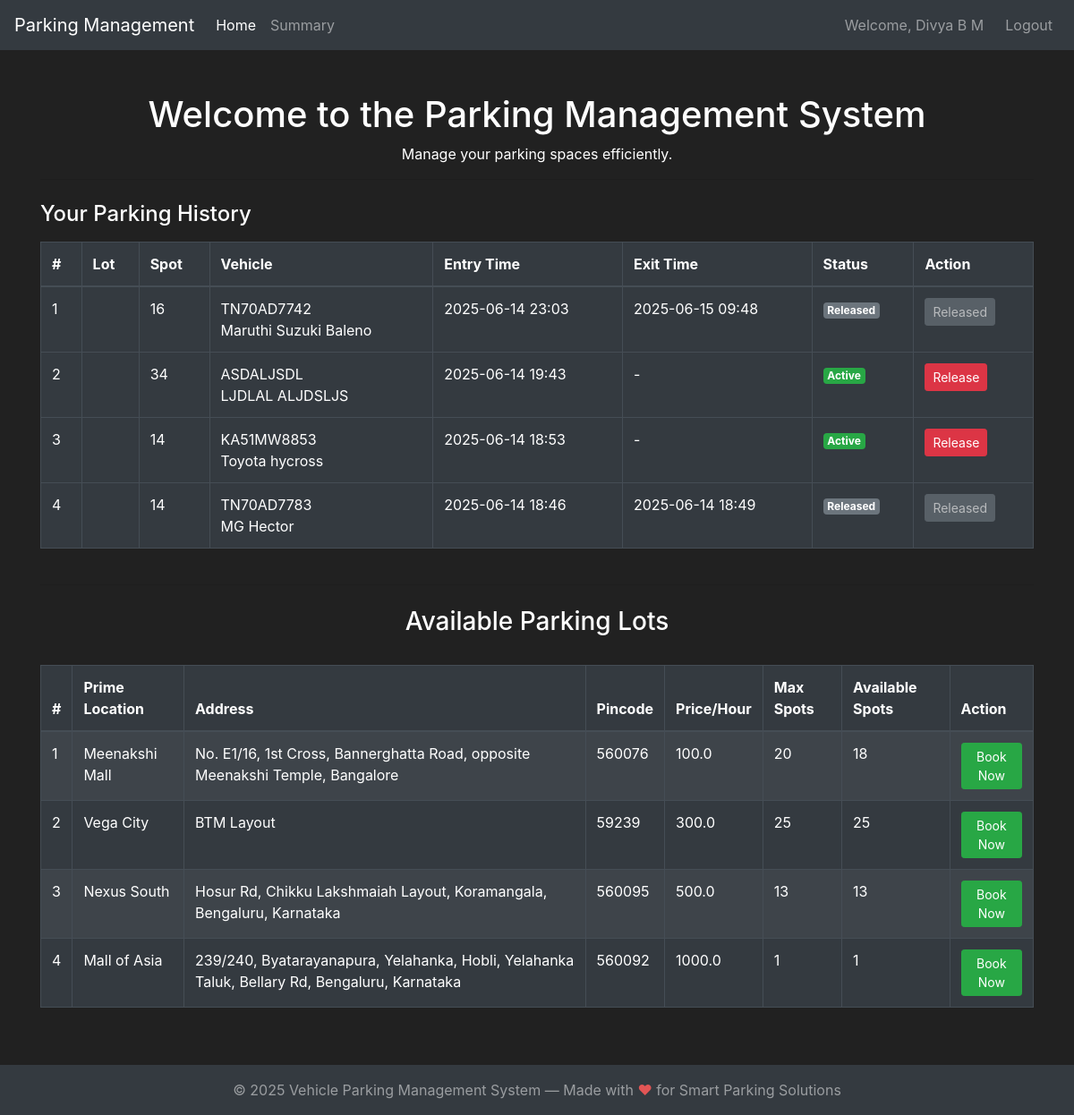
Before: / (signed in) with the older database file.
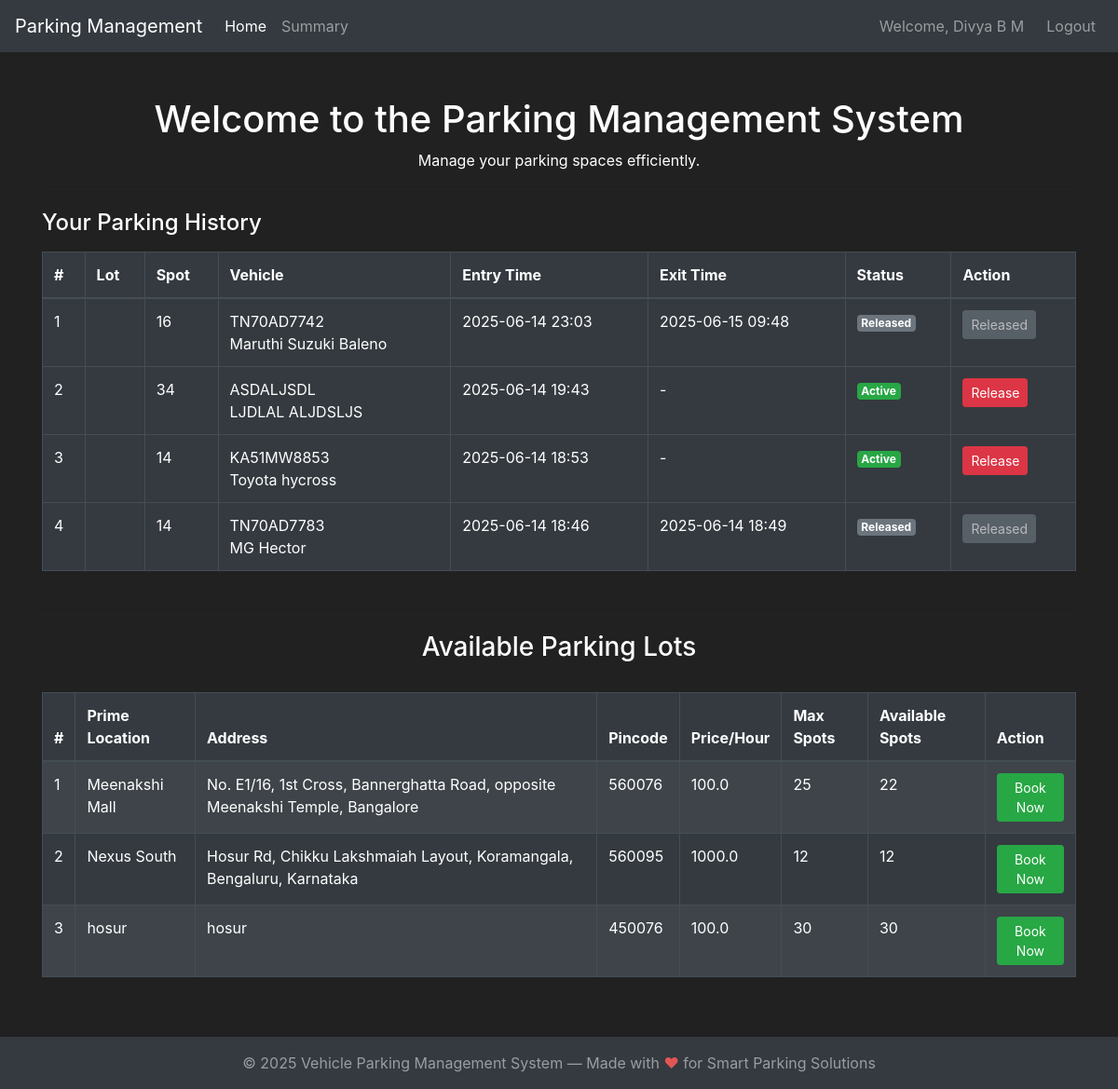
After: the same page with the newer database file.
### parkingManagement/modals.py (models this page shows, shortened)
class User(db.Model, UserMixin):
    id = db.Column(db.Integer(), primary_key=True)
    username = db.Column(db.String(length=30), nullable=False, unique=True)
    password_hash = db.Column(db.String(length=128), nullable=False)
    emailId = db.Column(db.String(length=50), nullable=False, unique=True)
    name = db.Column(db.String(length=50), nullable=False)
    address = db.Column(db.String(length=100), nullable=False)
    pincode = db.Column(db.String(length=10), nullable=False)
    @property
    def password(self):
        raise AttributeError('Password is not a readable attribute.')

class Booking(db.Model):
    id = db.Column(db.Integer(), primary_key=True)
    spot_id = db.Column(db.Integer(), db.ForeignKey('parking_spot.id'), nullable=False)
    user_id = db.Column(db.Integer(), db.ForeignKey('user.id'), nullable=False)
    entry_time = db.Column(db.DateTime(), nullable=False)
    exit_time = db.Column(db.DateTime(), nullable=True)
    vehicle_number = db.Column(db.String(length=20), nullable=False)
    vehicle_brand = db.Column(db.String(length=30), nullable=False)
    vehicle_model = db.Column(db.String(length=30), nullable=False)
    cost = db.Column(db.Float(), nullable=False)

class ParkingLot(db.Model):
    id = db.Column(db.Integer(), primary_key=True)
    prime_location = db.Column(db.String(length=100), nullable=False)
    address = db.Column(db.String(length=100), nullable=False)
    pincode = db.Column(db.String(length=10), nullable=False)
    price_per_hour = db.Column(db.Float(), nullable=False)
    max_spots = db.Column(db.Integer(), nullable=False)
    revenue_per_lot = db.Column(db.Float(), nullable=False)

### parkingManagement/controllers.py (the view)
@app.route('/')
def home_page():
    if not current_user.is_authenticated:
        return render_template('public_home.html', active_page='home')
    parking_lots = ParkingLot.query.all()
    booking_form = BookingForm()
    user_history = []
    allocated_spot = session.pop('allocated_spot', None)
    allocated_lot = session.pop('allocated_lot', None)
    lots_with_occupied = []
    for lot in parking_lots:
        occupied_spots = ParkingSpot.query.filter_by(parking_lot_id=lot.id, status='occupied').count()
        lot_dict = lot.__dict__.copy()
        lot_dict['occupied_spots'] = occupied_spots
        lots_with_occupied.append(lot_dict)
    if current_user.is_authenticated:
        user_history = Booking.query.filter_by(user_id=current_user.id).order_by(Booking.entry_time.desc()).all()
    return render_template(
        'home.html',
        active_page='home',
        parking_lots=lots_with_occupied,
        booking_form=booking_form,
        user_history=user_history,
        allocated_spot=allocated_spot,
        allocated_lot=allocated_lot
    )

### parkingManagement/modals.py (called while the page is built)
@login_manager.user_loader
def load_user(user_id):
    return User.query.get(int(user_id))

### parkingManagement/templates/home.html (shortened to what this page needs)
{% extends 'base.html' %}
{% block content %}
    <div class="container mt-5">
        <h1 class="text-center">Welcome to the Parking Management System</h1>
        <p class="text-center">Manage your parking spaces efficiently.</p>
        {% if user_history %}
        <hr>
        <h4 class="mt-4 mb-3">Your Parking History</h4>
        <div class="table-responsive mb-4">
            <table class="table table-dark table-bordered">
                <thead>
                    <tr>
                        <th>#</th>
                        <th>Lot</th>
                        <th>Spot</th>
                        <th>Vehicle</th>
                        <th>Entry Time</th>
                        <th>Exit Time</th>
                        <th>Status</th>
                        <th>Action</th>
                    </tr>
                </thead>
                <tbody>
                    {% for booking in user_history %}
                    <tr>
                        <td>{{ loop.index }}</td>
                        <td>{{ booking.spot_id and booking.spot.parking_lot_id and booking.spot.parking_lot.prime_location if booking.spot and booking.spot.parking_lot else '' }}</td>
                        <td>{{ booking.spot_id }}</td>
                        <td>{{ booking.vehicle_number }}<br>{{ booking.vehicle_brand }} {{ booking.vehicle_model }}</td>
                        <td>{{ booking.entry_time.strftime('%Y-%m-%d %H:%M') if booking.entry_time else '' }}</td>
                        <td>{{ booking.exit_time.strftime('%Y-%m-%d %H:%M') if booking.exit_time else '-' }}</td>
                        <td>
                            {% if booking.exit_time %}
                                <span class="badge badge-secondary">Released</span>
                            {% else %}
                                <span class="badge badge-success">Active</span>
                            {% endif %}
                        </td>
                        <td>
                            {% if not booking.exit_time %}
                            <button type="button" class="btn btn-danger btn-sm release-btn" data-booking-id="{{ booking.id }}">Release</button>
                            {% else %}
                                <button class="btn btn-secondary btn-sm" disabled>Released</button>
                            {% endif %}
                        </td>
                    </tr>
                    {% endfor %}
                </tbody>
            </table>
        </div>
        {% endif %}
        <hr>
        <h3 class="text-center mt-4 mb-3">Available Parking Lots</h3>
        <div class="table-responsive">
            <table class="table table-dark table-striped table-bordered mt-3">
                <thead>
                    <tr>
                        <th>#</th>
                        <th>Prime Location</th>
                        <th>Address</th>
                        <th>Pincode</th>
                        <th>Price/Hour</th>
                        <th>Max Spots</th>
                        <th>Available Spots</th>
                        <th>Action</th>
                    </tr>
                </thead>
                <tbody>
                    {% for lot in parking_lots %}
                    <tr>
                        <td>{{ loop.index }}</td>
                        <td>{{ lot.prime_location }}</td>
                        <td>{{ lot.address }}</td>
                        <td>{{ lot.pincode }}</td>
                        <td>{{ lot.price_per_hour }}</td>
                        <td>{{ lot.max_spots }}</td>
                        <td>{{ lot.max_spots - (lot.occupied_spots if lot.occupied_spots is defined else 0) }}</td>
                        <td>
                            {% set available_spots = lot.max_spots - (lot.occupied_spots if lot.occupied_spots is defined else 0) %}
                            <button type="button" class="btn btn-sm book-now-button {% if available_spots == 0 %}btn-danger disabled{% else %}btn-success{% endif %}" data-toggle="modal" data-target="#bookModal" data-lot-id="{{ lot.id }}" data-lot-location="{{ lot.prime_location }}" {% if available_spots == 0 %}disabled{% endif %}>Book Now</button>
                        </td>
                    </tr>
                    {% else %}
                    <tr>
                        <td colspan="7" class="text-center">No parking lots available.</td>
                    </tr>
                    {% endfor %}
                </tbody>
            </table>
        </div>
    </div>
{% endblock %}

### parkingManagement/templates/base.html (shortened to what this page needs)
<!DOCTYPE html>
<html lang="en">
<head>
        <link rel="stylesheet" href="https://cdn.jsdelivr.net/npm/bootstrap@4.5.3/dist/css/bootstrap.min.css">
</head>
<body>
    <nav class="navbar navbar-expand-md navbar-dark bg-dark">
        <a class="navbar-brand ps-4" href="{% if session.get('admin_logged_in') %}{{ url_for('admin_home_page') }}{% else %}{{ url_for('home_page') }}{% endif %}">Parking Management</a>
        <div class="collapse navbar-collapse" id="navbarNav">
            <ul class="navbar-nav mr-auto">
                <li class="nav-item {% if active_page == 'home' or active_page == 'admin_home' %}active{% endif %}">
                    <a class="nav-link" href="{% if session.get('admin_logged_in') %}{{ url_for('admin_home_page') }}{% else %}{{ url_for('home_page') }}{% endif %}">Home</a>
                </li>
                {% if session.get('admin_logged_in') %}
                <li class="nav-item {% if active_page == 'users' %}active{% endif %}">
                    <a class="nav-link" href="{{ url_for('admin_users_page') }}">User</a>
                </li>
                <li class="nav-item {% if active_page == 'summary' %}active{% endif %}">
                    <a class="nav-link" href="{{ url_for('admin_user_summary') }}">Summary</a>
                </li>
                {% elif current_user.is_authenticated %}
                <li class="nav-item {% if request.endpoint == 'user_summary' %}active{% endif %}">
                    <a class="nav-link" href="{{ url_for('user_summary') }}">Summary</a>
                </li>
                {% endif %}
            </ul>
            <ul class="navbar-nav ml-auto">
                {% if session.get('admin_logged_in') %}
                <li class="nav-item">
                    <span class="navbar-text mr-3">Welcome, Master</span>
                </li>
                <li class="nav-item">
                    <a class="nav-link" href="{{ url_for('logout_page') }}">Logout</a>
                </li>
                {% elif current_user.is_authenticated %}
                <li class="nav-item">
                    <span class="navbar-text mr-3">Welcome, {{ current_user.name }}</span>
                </li>
                <li class="nav-item">
                    <a class="nav-link" href="{{ url_for('logout_page') }}">Logout</a>
                </li>
                {% endif %}
            </ul>
        </div>
    </nav>
    {% block content %}
    {% endblock %}
    <footer class="footer mt-5 py-3 bg-dark text-white-50">
        <div class="container text-center">
            <span>&copy; 2025 Vehicle Parking Management System &mdash; Made with <span style="color: #e25555;">&#10084;</span> for Smart Parking Solutions</span>
        </div>
    </footer>
</body>
</html>

### parkingManagement/templates/base.html (style rules this page uses)
body { background-color: #212121; color: white; min-height: 100vh; display: flex; flex-direction: column; justify-content: space-between; }
.footer { margin-top: auto; }

Changed rows visible on the page:
removed ParkingLot: prime_location "Vega City", address "BTM Layout", pincode "59239", price_per_hour "300.0", max_spots "25"
changed ParkingLot "Meenakshi Mall": max_spots "20" → "25"; max_spots "18" → "22"
changed ParkingLot "Nexus South": price_per_hour "500.0" → "1000.0"; max_spots "13" → "12"
changed ParkingLot: prime_location "Mall of Asia" → "hosur"; address "239/240, Byatarayanapura, Yelahanka, Hobli, Yelahanka Taluk, Bellary Rd, Bengaluru, Karnataka" → "hosur"; pincode "560092" → "450076"; price_per_hour "1000.0" → "100.0"; max_spots "1" → "30"
